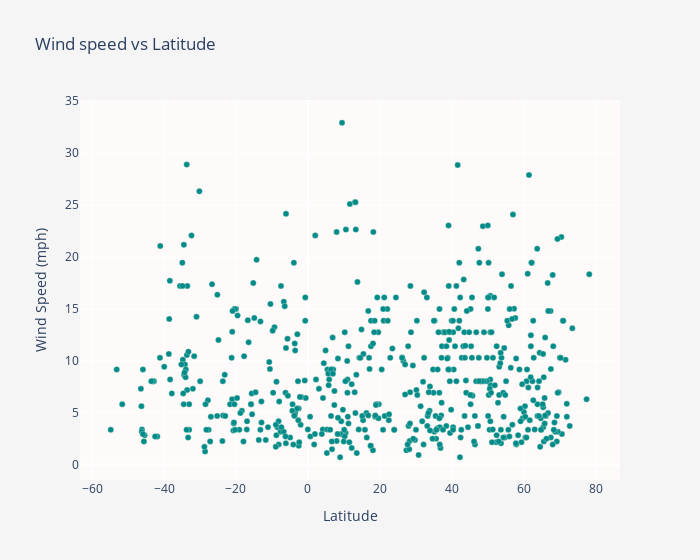

Here is the notebook cell this chart was saved with:
### Code cell
fig4 = go.Figure(
    data=go.Scatter(x=cities_df['Lat'],
                    y=cities_df['Wind Speed'],
                    mode='markers',
                    marker=dict(
                        color='darkcyan',
                        line=dict(
                            color='cornsilk',
                            width=0.3
                        )
                    )
    ),
    layout=go.Layout(
        title='Wind speed vs Latitude',
        xaxis_title='Latitude',
        yaxis_title='Wind Speed (mph)',
        paper_bgcolor='whitesmoke',
        plot_bgcolor='snow',
        width=700

    ))

fig4.show()

### Figure 1 — Plotly figure (JSON) as saved in the notebook; plotly's stock layout.template omitted (floating-point values rounded to 4 significant figures; data arrays with more than 128 entries replaced by an {"elided": "..."} marker saying what was removed)
{"data": [{"marker": {"color": "darkcyan", "line": {"color": "cornsilk", "width": 0.3}}, "mode": "markers", "type": "scatter", "x": {"elided": "547 float values"}, "y": {"elided": "547 float values"}}], "layout": {"paper_bgcolor": "whitesmoke", "plot_bgcolor": "snow", "title": {"text": "Wind speed vs Latitude"}, "width": 700, "xaxis": {"title": {"text": "Latitude"}}, "yaxis": {"title": {"text": "Wind Speed (mph)"}}}}
